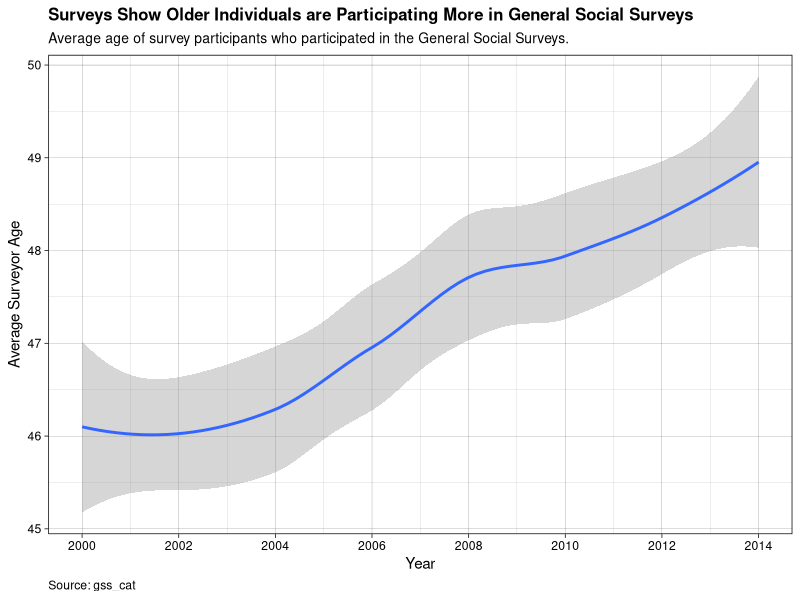
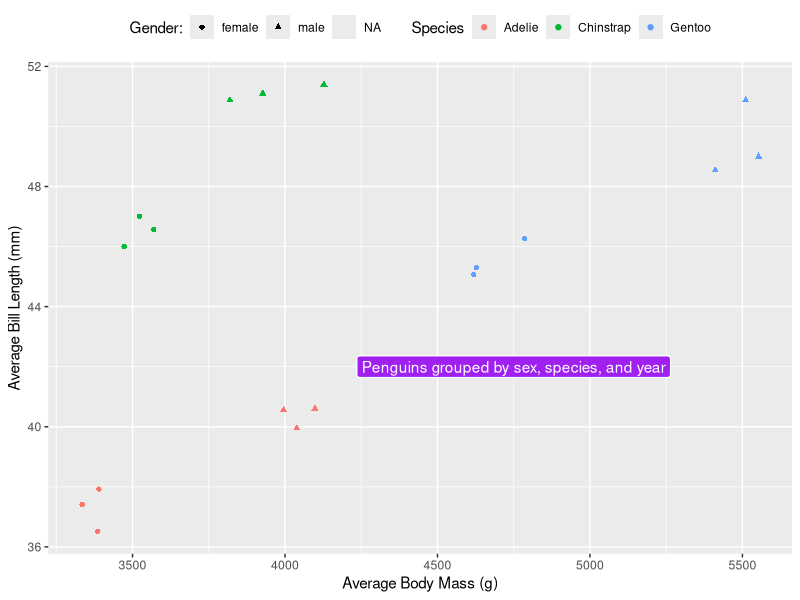

These figures' R source, in order:
## ---- chunk 1
library(tidyverse)
library(palmerpenguins)
## ---- chunk 2
av.age.yr<-group_by(gss_cat, year) %>% summarize(av.age = mean(age, na.rm=TRUE))

ggplot(av.age.yr)+geom_smooth(aes(x=year, y=av.age))+scale_x_continuous(breaks=seq(2000,2014,2))+theme_linedraw()+labs(x="Year", y="Average Surveyor Age", title="Surveys Show Older Individuals are Participating More in General Social Surveys", subtitle="Average age of survey participants who participated in the General Social Surveys.", caption="Source: gss_cat")+theme(plot.caption = element_text(hjust=0.0),plot.subtitle=element_text(size=10),plot.title=element_text(face="bold", size=12))
## ---- chunk 3
avg.peng<-group_by(penguins, year, species, sex) %>% summarize(av.bill=mean(bill_length_mm,na.rm=TRUE), av.mass=mean(body_mass_g,na.rm=TRUE))

ggplot(avg.peng)+geom_point(aes(x=av.mass, y=av.bill, color=species, shape=sex))+theme(legend.position="top")+geom_label(aes(x=4750,y=42), label="Penguins grouped by sex, species, and year", fill="purple", color="white")+labs(x="Average Body Mass (g)", y="Average Bill Length (mm)", color="Species", shape="Gender:")
